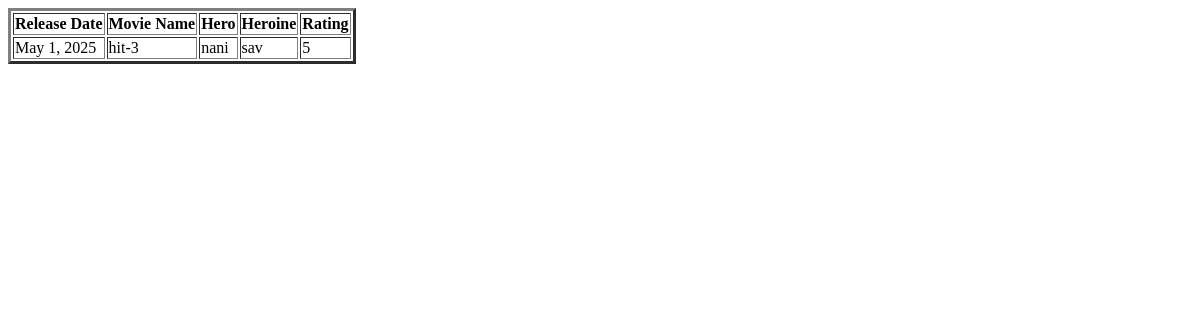
The app's page /mlist, older data.
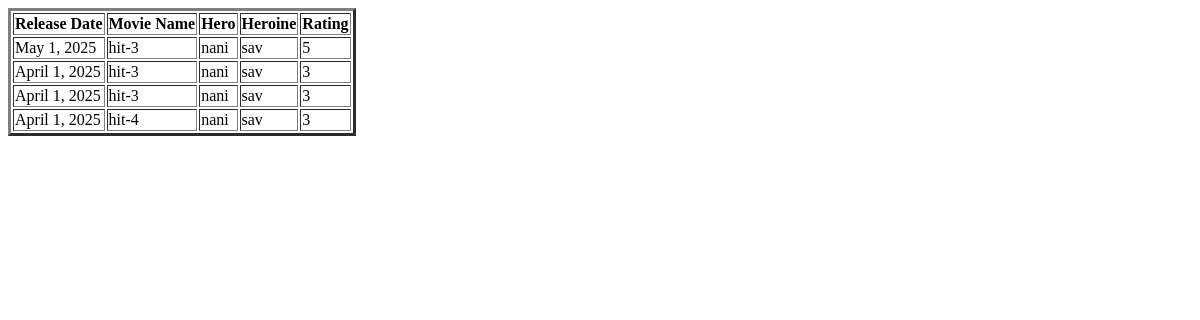
The same page, newer data.
### testapp/models.py (models this page shows)
class Student(models.Model):
    rdate=models.DateField()
    movie=models.CharField(max_length=30)
    hero=models.CharField(max_length=30)
    heroine=models.CharField(max_length=30)
    rating=models.IntegerField()

### testapp/views.py (the view)
# urls.py: path('mlist',views.movielist),
def movielist(request):
    movielist=Student.objects.all()
    return render(request,'testapp/movielist.html',{'movielist':movielist})

### templates/testapp/movielist.html (shortened to what this page needs)
<!DOCTYPE html>
{% load static %}
<html lang="en">
<head>
</head>
<body>
        {% if movielist %}
    <table border="3">
        <thead>
            <th>Release Date</th>
            <th>Movie Name</th>
            <th>Hero</th>
            <th>Heroine</th>
            <th>Rating</th>
        </thead>
        {% for movie in movielist %}
        <tr>
            <td>{{movie.rdate}}</td>
            <td>{{movie.movie}}</td>
            <td>{{movie.hero}}</td>
            <td>{{movie.heroine}}</td>
            <td>{{movie.rating}}</td>
        </tr>
        {% endfor %}
    </table>
    {% else %}
    <h1>No Movies Found</h1>
    {% endif %}
</body>
</html>

Row changes from the older to the newer data that the page shows:
added Student: rdate "April 1, 2025", movie "hit-3", hero "nani", heroine "sav", rating "3"
added Student: rdate "April 1, 2025", movie "hit-3", hero "nani", heroine "sav", rating "3"
added Student: rdate "April 1, 2025", movie "hit-4", hero "nani", heroine "sav", rating "3"
